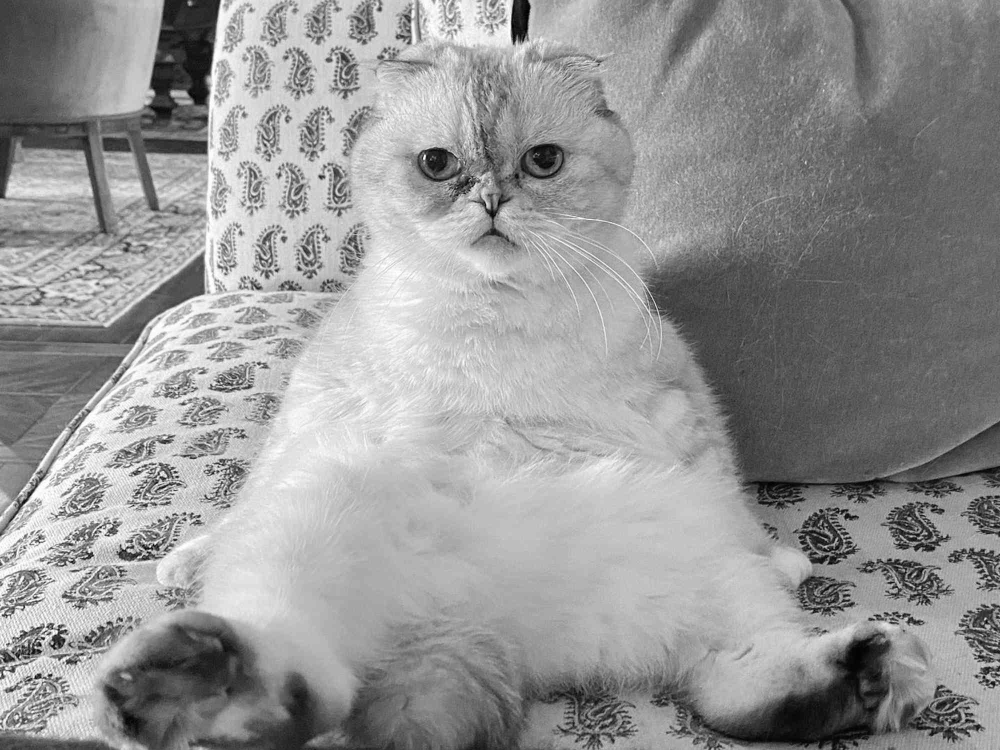
#> input picture seminar1/olivia_bw.png, 2000 x 1500 px (shown at 1/2 size)
$ python first_seminar_ex.py
#> lines starting #> are read from the running program, lines starting #| are printed output that depends on the picture
import os
import subprocess
import numpy as np
from PIL import Image
import cv2
import pywt
import unittest


class Color:
    def __init__(self, x, y, z):
        self.x = x
        self.y = y
        self.z = z

    # to change pixels from RGB to YUV
    def rgb_to_yuv(self, R, G, B):
        self.x = ((66 * R + 129 * G + 25 * B + 128) / 256) + 16
        self.y = ((-38 * R - 74 * G + 112 * B + 128) / 256) + 128
        self.z = ((112 * R - 94 * G - 18 * B + 128) / 256) + 128
        return Color(self.x, self.y, self.z)

    # to change pixels from RGB to YUV
    def yuv_to_rgb(self, Y, U, V):
        self.x = 1.164 * (Y-16) + 1.596 * (V-128)
        self.y = 1.164 * (Y-16) - 0.391 * (U-128) - 0.813 * (V-128)
        self.z = 1.164 * (Y-16) + 2.018 * (U-128)
        return Color(self.x, self.y, self.z)

    # we have created this method to be used later on when reading images
    @staticmethod
    def load_image_as_matrix(img_path):
        image = Image.open(img_path).convert('L')
        return np.array(image)

    # resizing the image using ffmpeg command
    @staticmethod
    def resize_image(input_path, output_path, width=320, height=240):
#> called with input_path = 'olivia.jpg', output_path = 'olivia_resized.png', width = 480, height = 320
        command = ['ffmpeg', '-i', input_path, '-vf', f'scale={width}:{height}', output_path]
        subprocess.run(command)
#> (this line was passed over: subprocess is not available in this run)

    # turning the image to black & white using ffmpeg command
    @staticmethod
    def bw_image(input_path, output_path):
#> called with input_path = 'olivia_resized.png', output_path = 'olivia_bw.png'
        command = ['ffmpeg', '-i', input_path, '-vf', 'format=gray', output_path]
        subprocess.run(command)
#> (this line was passed over: subprocess is not available in this run)

    # method to do rl encoding
    @staticmethod
    def rl_encoding(values_seq):
        encoded_values = []
        current_byte = values_seq[0]
        count = 0
        for byte in values_seq:
            if byte == current_byte:
                count += 1
            else:
                encoded_values.append((current_byte, count))
                current_byte = byte
                count = 1
        encoded_values.append((current_byte, count))
        return encoded_values

    # we have created another method to decode the rl_encoding
    @staticmethod
    def rl_decoding(encoded_seq):
        decoded_seq = []
        for value, count in encoded_seq:
            decoded_seq.extend([value] * count)
        return np.array(decoded_seq)

    @staticmethod
    def serpentine(input):
        # TEST WITH ARRAY:
        # input = np.array([[1, 2, 3, 4],
        #      [5, 6, 7, 8],
        #      [9, 10, 11, 12],
        #      [13, 14, 15, 16]])
        #
        # EXPECTED OUTPUT: 1 2 5 9 6 3 4 7 10 13 14 11 8 12 15 16

        width, height = input.shape
        pixels = input.flatten().tolist()

        # creating matrix with pixel values
        mat = [pixels[i * width:(i + 1) * width] for i in range(height)]

        # initializing variables
        r = 0 # rows
        c = 0 # columns
        m = width
        n = height
        serpentine_pixels = []
        direction = True

        # loop for all pixels
        for _ in range(m * n):
            serpentine_pixels.append(mat[r][c]) # add pixel to the list

            # up-right direction
            if direction:
                # top row but not last col-> change direction and move right
                if r == 0 and c != n-1:
                    direction = False
                    c += 1
                # last col-> change direction and move down
                elif c == n-1:
                    direction = False
                    r += 1
                # continue moving up-right
                else:
                    r -= 1
                    c += 1

            # down-left direction
            else:
                # first col but not las row-> change direction and move down
                if c == 0 and r != m-1:
                    direction = True
                    r += 1
                # last row-> change direction and move right
                elif r == m-1:
                    direction = True
                    c += 1
                # continue moving down-left
                else:
                    c -= 1
                    r += 1

        return serpentine_pixels


class DCT:
    def __init__(self, img_path, q_matrix_level):
        self.img_path = img_path
        self.q_matrix_level = q_matrix_level
        self.image_mat = Color.load_image_as_matrix(img_path)
#> in load_image_as_matrix, image is the input picture: PIL image 2000x1500 L; min 0, max 255, mean 148.5

    def select_q_matrix(self, level="Q50"):
        matrices = {
            "Q10": np.array([[80,60,50,80,120,200,255,255],
                    [55,60,70,95,130,255,255,255],
                    [70,65,80,120,200,255,255,255],
                    [70,85,110,145,255,255,255,255],
                    [90,110,185,255,255,255,255,255],
                    [120,175,255,255,255,255,255,255],
                    [245,255,255,255,255,255,255,255],
                    [255,255,255,255,255,255,255,255]]),

            "Q50": np.array([[16,11,10,16,24,40,51,61],
                    [12,12,14,19,26,58,60,55],
                    [14,13,16,24,40,57,69,56],
                    [14,17,22,29,51,87,80,62],
                    [18,22,37,56,68,109,103,77],
                    [24,35,55,64,81,104,113,92],
                    [49,64,78,87,103,121,120,101],
                    [72,92,95,98,112,100,130,99]]),

            "Q90": np.array([[3,2,2,3,5,8,10,12],
                        [2,2,3,4,5,12,12,11],
                        [3,3,3,5,8,11,14,11],
                        [3,3,4,6,10,17,16,12],
                        [4,4,7,11,14,22,21,15],
                        [5,7,11,13,16,12,23,18],
                        [10,13,16,17,21,24,24,21],
                        [14,18,19,20,22,20,20,20]])
        }

        return matrices.get(level, np.ones((8, 8)))

    def dct_compression(self):
        height, width = self.image_mat.shape
#> height = 1500; width = 2000
        dct_transformed = np.zeros_like(self.image_mat, dtype=np.float32)
        q_matrix = self.select_q_matrix(self.q_matrix_level)
        N = 8 # because we want 8x8 blocks

        for i in range(0, height, N):
            for j in range(0, width, N):
                block = self.image_mat[i:i+N, j:j+N]   # centering pixel values around zero
                dct_block = cv2.dct(np.float32(block))
                quantized_block = np.round(dct_block / q_matrix).astype(int)
                dct_transformed[i:i+N, j:j+N] = quantized_block
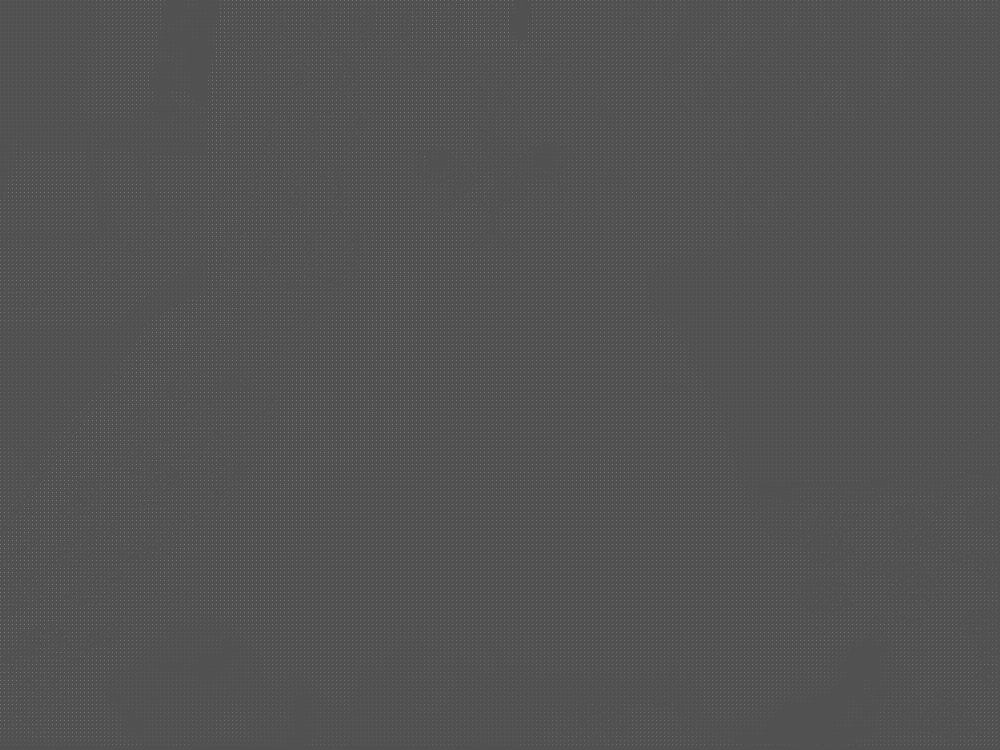
#> dct_transformed: shape (1500, 2000) float32 (shown at 1/2 size); min -315, max 666, mean 6.2; drawn with min black and max white

        encoded_data = Color.rl_encoding(dct_transformed.flatten())
        return encoded_data

    def dct_decompression(self, encoded_data):
        decoded_data = Color.rl_decoding(encoded_data)
        height, width = self.image_mat.shape
        decompressed_image = np.zeros((height, width), dtype=np.uint8)
        q_matrix = self.select_q_matrix(self.q_matrix_level)
        N = 8

        reshaped_data = np.reshape(decoded_data, (height, width))
        for i in range(0, height, N):
            for j in range(0, width, N):
                quantized_block = reshaped_data[i:i+N, j:j+N]
                dequantized_block = quantized_block * q_matrix
                idct_block = cv2.idct(dequantized_block)
                decompressed_image[i:i+N, j:j+N] = np.clip(idct_block, 0, 255)

        return Image.fromarray(decompressed_image)


class DWT:
    def __init__(self, img_path):
        self.img_path = img_path

    def dwt_compression(self, img_path):
        image = np.array(Image.open(img_path).convert('L')) # obtaining the array of values of the image in bw
        dwt = pywt.dwt2(image, 'sym4') #coefficients
        cA, (cH, cV, cD) = dwt

        # combining the coefficients to form a single image for visualization
        transformed_array = np.vstack((
            np.hstack((cA, cH)),
            np.hstack((cV, cD))
        ))

        return Image.fromarray(np.uint8(np.clip(transformed_array, 0, 255))), dwt

    def dwt_decompression(self, compressed_data):
        data = pywt.idwt2(compressed_data, 'sym4')

        return Image.fromarray(np.uint8(np.clip(data, 0, 255)))

# EXAMPLES

# Exercise 1
rgb_color = Color(0, 0, 255)
yuv_color = rgb_color.rgb_to_yuv(rgb_color.x, rgb_color.y, rgb_color.z)
print("YUV Color:", yuv_color.x, yuv_color.y, yuv_color.z)
rgb_back = yuv_color.yuv_to_rgb(yuv_color.x, yuv_color.y, yuv_color.z)
print("RGB Color:", rgb_back.x, rgb_back.y, rgb_back.z)

# Exercise 3
Color.resize_image('olivia.jpg', 'olivia_resized.png', 480, 320)

# Exercise 4
sample_array = np.random.randint(0, 255, (8, 8))
serpentine_result = Color.serpentine(sample_array)
print("Serpentine Pattern:", serpentine_result)

# Exercise 5.1
Color.bw_image('olivia_resized.png', 'olivia_bw.png')

# Exercise 5.2
encoded_result = Color.rl_encoding(np.array([5, 0, 0, 0, 5, 6, 6, 6, 7, 7, 8]))
print("Run-Length Encoded:", encoded_result)
decoded_result = Color.rl_decoding(encoded_result)
print("Run-Length Decoded:", decoded_result)

# Exercise 6
img_path = 'olivia_bw.png'
dct_handler = DCT(img_path, 'Q90')
#> (the run stopped early here; a loop or call above may not have finished)
